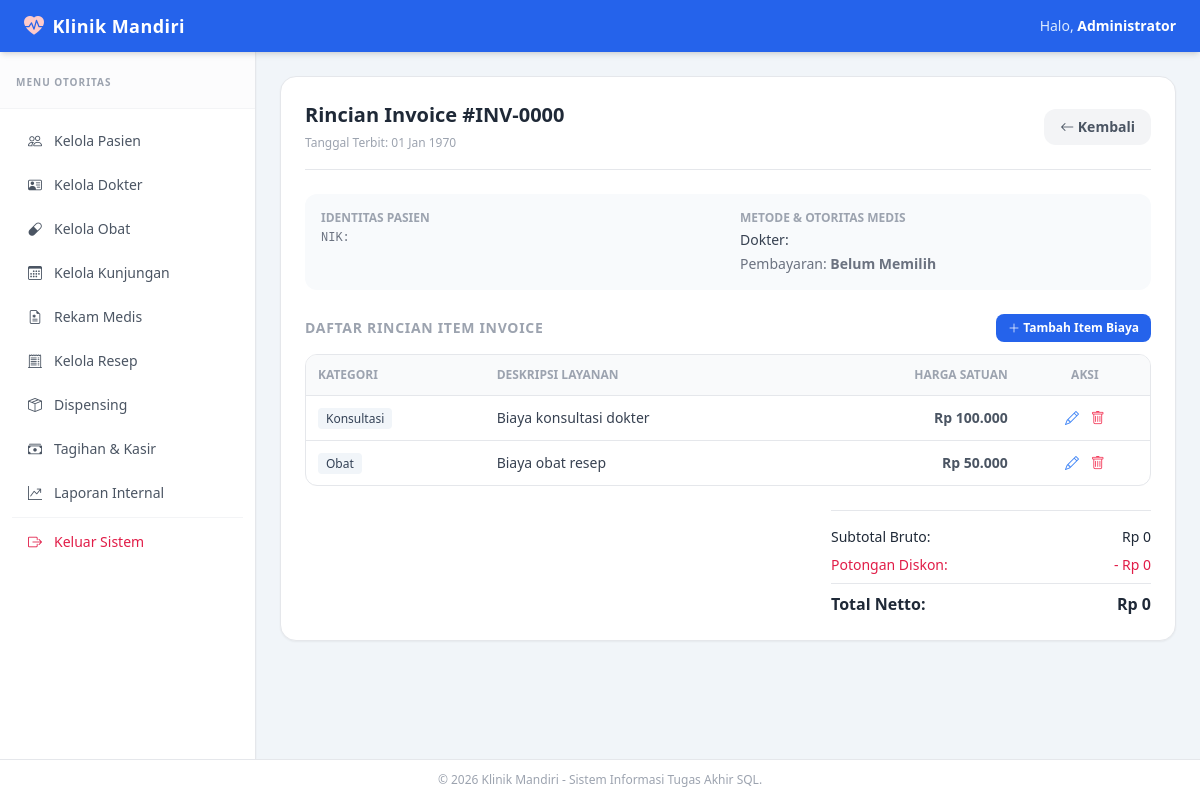
The app's page /modules/billing/details.php?id=1 (signed in) with its own data.
### tables this page shows
CREATE TABLE detail_tagihan (
    detail_tagihan_id INT AUTO_INCREMENT PRIMARY KEY,

    tagihan_id INT NOT NULL,

    jenis_item VARCHAR(50),
    deskripsi VARCHAR(255),

    tanggal_tagihan DATE,

    harga_satuan DECIMAL(15,2),

    sisa_piutang DECIMAL(15,2),

    CONSTRAINT fk_detail_tagihan
        FOREIGN KEY (tagihan_id)
        REFERENCES tagihan(tagihan_id)
        ON UPDATE CASCADE
        ON DELETE RESTRICT
);

### modules/billing/details.php (the view, shortened to what this page needs)
<?php
require_once __DIR__ . '/../../config/koneksi.php';
$tagihan_id = mysqli_real_escape_string($conn, $_GET['id']);
$header = mysqli_fetch_assoc(mysqli_query($conn, "SELECT t.*, p.nama AS nama_pasien, p.nik, d.nama AS nama_dokter
    FROM tagihan t INNER JOIN kunjungan k ON t.visit_id = k.visit_id INNER JOIN pasien p ON k.patient_id = p.patient_id
    INNER JOIN dokter d ON k.doctor_id = d.doctor_id WHERE t.tagihan_id = '$tagihan_id'"));
$items = mysqli_query($conn, "SELECT * FROM detail_tagihan WHERE tagihan_id = '$tagihan_id' ORDER BY detail_tagihan_id ASC");
include __DIR__ . '/../../includes/header.php';
include __DIR__ . '/../../includes/sidebar.php';
?>
<div class="bg-white p-6 rounded-2xl border border-gray-200 shadow-sm max-w-4xl mx-auto">
    <div class="flex justify-between items-center border-b pb-4 mb-6">
        <div>
            <h2 class="text-xl font-bold text-gray-800">Rincian Invoice #INV-<?= str_pad($header['tagihan_id'], 4, '0', STR_PAD_LEFT); ?></h2>
            <span class="text-xs text-gray-400">Tanggal Terbit: <?= date('d M Y', strtotime($header['tanggal_tagihan'])); ?></span>
        </div>
        <a href="index.php" class="text-sm bg-gray-100 hover:bg-gray-200 text-gray-600 font-semibold py-2 px-4 rounded-xl"><i class="bi bi-arrow-left"></i> Kembali</a>
    </div>
    <div class="grid grid-cols-1 md:grid-cols-2 gap-6 bg-slate-50 p-4 rounded-xl mb-6 text-sm">
        <div>
            <span class="block text-xs font-bold uppercase text-gray-400">Identitas Pasien</span>
            <span class="block text-gray-500 font-mono text-xs mt-0.5">NIK: <?= htmlspecialchars($header['nik']); ?></span>
        </div>
        <div>
            <span class="block text-xs font-bold uppercase text-gray-400">Metode & Otoritas Medis</span>
            <span class="block text-gray-700 font-medium mt-1">Dokter: <?= htmlspecialchars($header['nama_dokter']); ?></span>
            <span class="block text-gray-500 mt-1">Pembayaran: <strong><?= $header['metode_pembayaran'] ?: 'Belum Memilih'; ?></strong></span>
        </div>
    </div>
    <div class="flex justify-between items-center mb-3">
        <h3 class="text-sm font-bold uppercase text-gray-400 tracking-wider">Daftar Rincian Item Invoice</h3>
        <a href="detail_create.php?tagihan_id=<?= $tagihan_id ?>" class="bg-blue-600 hover:bg-blue-700 text-white text-xs font-semibold py-1.5 px-3 rounded-lg"><i class="bi bi-plus-lg"></i> Tambah Item Biaya</a>
    </div>
    <div class="border rounded-xl overflow-hidden mb-6 text-sm">
        <table class="w-full text-left border-collapse">
            <thead>
                <tr class="bg-gray-50 border-b text-xs font-bold text-gray-400 uppercase">
                    <th class="p-3">Kategori</th>
                    <th class="p-3">Deskripsi Layanan</th>
                    <th class="p-3 text-right">Harga Satuan</th>
                    <th class="p-3 text-center">Aksi</th>
                </tr>
            </thead>
            <tbody class="divide-y text-gray-600">
                <?php if (mysqli_num_rows($items) > 0): ?>
                    <?php while ($item = mysqli_fetch_assoc($items)): ?>
                        <tr>
                            <td class="p-3"><span class="bg-slate-100 text-slate-700 text-xs px-2 py-0.5 rounded font-medium"><?= htmlspecialchars($item['jenis_item']); ?></span></td>
                            <td class="p-3 font-medium text-gray-700"><?= htmlspecialchars($item['deskripsi']); ?></td>
                            <td class="p-3 text-right font-semibold">Rp <?= number_format($item['harga_satuan'], 0, ',', '.'); ?></td>
                            <td class="p-3 text-center">
                                <a href="detail_edit.php?id=<?= $item['detail_tagihan_id']; ?>" class="text-blue-500 hover:underline mx-1"><i class="bi bi-pencil"></i></a>
                                <a href="detail_delete.php?id=<?= $item['detail_tagihan_id']; ?>&tagihan_id=<?= $tagihan_id ?>" onclick="return confirm('Hapus item biaya ini?')" class="text-rose-500 hover:underline mx-1"><i class="bi bi-trash"></i></a>
                            </td>
                        </tr>
                    <?php endwhile; ?>
                <?php else: ?>
                    <tr>
                        <td colspan="4" class="p-6 text-center text-gray-400 italic">Belum ada rincian item biaya layanan pada invoice ini.</td>
                    </tr>
                <?php endif; ?>
            </tbody>
        </table>
    </div>
    <div class="max-w-xs ml-auto text-sm space-y-2 border-t pt-4">
        <div class="flex justify-between"><span>Subtotal Bruto:</span><span class="font-medium">Rp <?= number_format($header['total_tagihan'], 0, ',', '.'); ?></span></div>
        <div class="flex justify-between text-rose-600"><span>Potongan Diskon:</span><span>- Rp <?= number_format($header['diskon'], 0, ',', '.'); ?></span></div>
        <div class="flex justify-between text-base font-bold border-t pt-2 text-gray-800"><span>Total Netto:</span><span>Rp <?= number_format(($header['total_tagihan'] - $header['diskon']), 0, ',', '.'); ?></span></div>
    </div>
</div>
<?php include __DIR__ . '/../../includes/footer.php'; ?>

### records on screen
detail_tagihan: jenis_item "Konsultasi", deskripsi "Biaya konsultasi dokter", harga_satuan "100.000"
detail_tagihan: jenis_item "Obat", deskripsi "Biaya obat resep", harga_satuan "50.000"

### other values on screen
$_SESSION['nama'] "Administrator"
str_pad($header['tagihan_id'], 4, '0', STR_PAD_LEFT) "0000"
date('d M Y', strtotime($header['tanggal_tagihan'])) "01 Jan 1970"
$header['metode_pembayaran'] ?: 'Belum Memilih' "Belum Memilih"
$header['total_tagihan'] "0"
$header['diskon'] "0"
$header['total_tagihan'] - $header['diskon'] "0"
